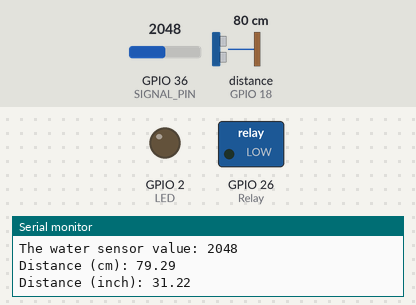
The sketch below on a simulated ESP32. On the bench: switched loads named in the sketch (green lamp = pin HIGH), output pins drawn as LEDs (lit = HIGH), the last lines printed to the serial monitor. Wiring (inferred from the names in the program): ultrasonic range finder: trigger GPIO 5; echo GPIO 18. The test bench sets the inputs (shaded band); at power-on: GPIO 36 (SIGNAL_PIN) = 2048, distance to the obstacle (sensor on GPIO 18) 80 cm. The echo pulse lasts 58.3 µs per cm; pins used as bus, display or sensor lines are not drawn.

Above: at 2.8 s.
2.9 s: GPIO 36 (SIGNAL_PIN) set to 529
5.6 s: GPIO 36 (SIGNAL_PIN) set to 458
At 7.2 s:
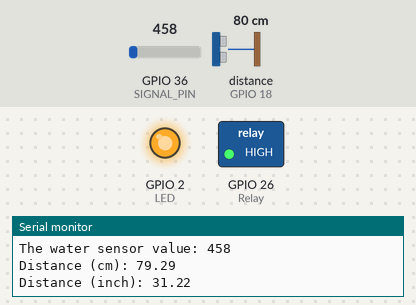
8.3 s: GPIO 36 (SIGNAL_PIN) set to 540
At 11.0 s:
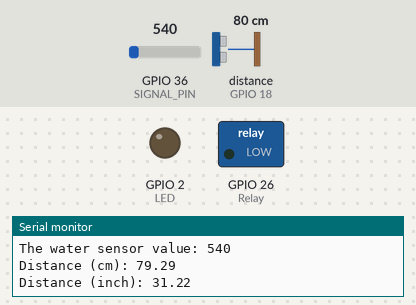
11.6 s: GPIO 36 (SIGNAL_PIN) set to 491
At 13.5 s:
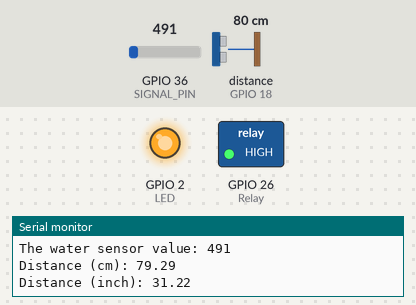
Timing chart, 0 to 15.0 s (numbered marks = the images above; inputs shaded):
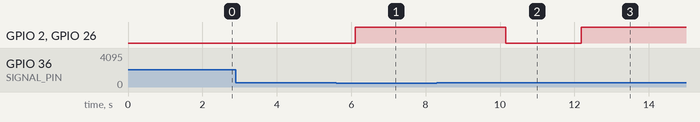

The sketch:

Test_Code.txt.ino
```cpp
#define SOUND_SPEED 0.034                                                              //Define sound speed in cm/uS
#define CM_TO_INCH 0.393701                                                           //Convert CM to Inches
#define POWER_PIN  17                                                                // ESP32 pin GIOP17 connected to water sensor's VCC pin
#define SIGNAL_PIN 36                                                               // ESP32 pin GIOP36 (ADC0) connected to water sensor's signal pin
#define Relay 26                                                                   // ESP32 pin GIOP26 connected to Relay signal pin 2for pump
#define LED 2                                                                     // ESP32 pin GIOP2 connected to internal LED of ESP32
#define trigPin 5                                                                // ESP32 pin GIOP5 connected to ultrasnoic sensor's Trigger pin
#define echoPin 18                                                              //ESP32 pin GIOP18 connected to ultrasnoic sensor's Echo pin


long duration;                                                                          //Variable Definiatoins
int value = 0;
float distanceCm;
float distanceInch;
unsigned long previousMillis = 0;
unsigned long interval = 10000;
int MAX = 1000;                                                                       //Maximum Water Level
int MIN = 500;                                                                       //Minimum Water Level


void setup() {
  pinMode(trigPin, OUTPUT);                                                        // Sets the Trigger Pin as an Output
  pinMode(echoPin, INPUT);                                                        // Sets the Echo Pin as an Input
  pinMode(Relay, OUTPUT);                                                        // Set the Relay pin as output
  pinMode(LED, OUTPUT);                                                         //Set the LED pin as output
  pinMode(POWER_PIN, OUTPUT);                                                  //Set the POWER PIN as OUTPUT
  digitalWrite(POWER_PIN, LOW);                                               //Clear the power pin, Set to Low (not Working)
}

void loop() {

   Waterlevel();                                                                    //Call Water Senor Reading Function
   UltraSensor();                                                                  //Call Ultra Sonic Senor Reading Function
  if (value < MIN) {                                                              //If water Level decreases the MIN level turn on the pump
    digitalWrite(Relay, HIGH);
    digitalWrite(LED, HIGH);
  }
  else if ((distanceCm < 50.0)) {                                                //When ultrasonic sensor detects an object near it
    if(value <= MAX){                                                          //Turn on Pump if water level is less than MAX Level
    digitalWrite(Relay, HIGH);
    digitalWrite(LED, HIGH);
    }
    else                                                                        //If water is more then the MAX limit, pump will not work
    {
      digitalWrite(Relay, LOW);
      digitalWrite(LED, LOW);
    }

  }
   else                                                                         //If water level is more than MIN level or the no object detected, pump is off
  {
    digitalWrite(Relay, LOW);
    digitalWrite(LED, LOW);
  }
  delay(2000);
}


void Waterlevel()                                                                         //Funtion to detect Water level
{
  digitalWrite(POWER_PIN, HIGH);                                                         // turn the sensor ON
  delay(20);                                                                            // wait 20 milliseconds
  value = analogRead(SIGNAL_PIN);                                                      // read the analog value from sensor
  digitalWrite(POWER_PIN, LOW);                                                       // turn the sensor OFF
  Serial.print("The water sensor value: ");                                          //Printing Values of sensor in serial moniter
  Serial.println(value);
}


void UltraSensor() {                                                                 //Funtion to detect Water level

  digitalWrite(trigPin, LOW);                                                       // Clear the trigger PIN
  delayMicroseconds(2);
  digitalWrite(trigPin, HIGH);                                                      // Sets the trigPin on HIGH state for 10 micro seconds
  delayMicroseconds(10);
  digitalWrite(trigPin, LOW);                                                       // Sets the trigPin on LOW
  duration = pulseIn(echoPin, HIGH);                                               // Reads the echoPin, returns the sound wave travel time in microseconds

  distanceCm = duration * SOUND_SPEED / 2;                                        // Calculate the distance
  distanceInch = distanceCm * CM_TO_INCH;                                         // Convert to inches

  Serial.print("Distance (cm): ");
  Serial.println(distanceCm);
  Serial.print("Distance (inch): ");
  Serial.println(distanceInch);
}
```

Measured:
- the behaviour switches between 500 and 499 on GPIO 36 (SIGNAL_PIN) (found by bisection; images 0 and 1)
- after the input at 5.6 s, GPIO 2 (LED), GPIO 26 (Relay): LOW → HIGH after 0.50 s
- after the input at 8.3 s, GPIO 2 (LED), GPIO 26 (Relay): HIGH → LOW after 1.9 s
- after the input at 11.6 s, GPIO 2 (LED), GPIO 26 (Relay): LOW → HIGH after 0.58 s
